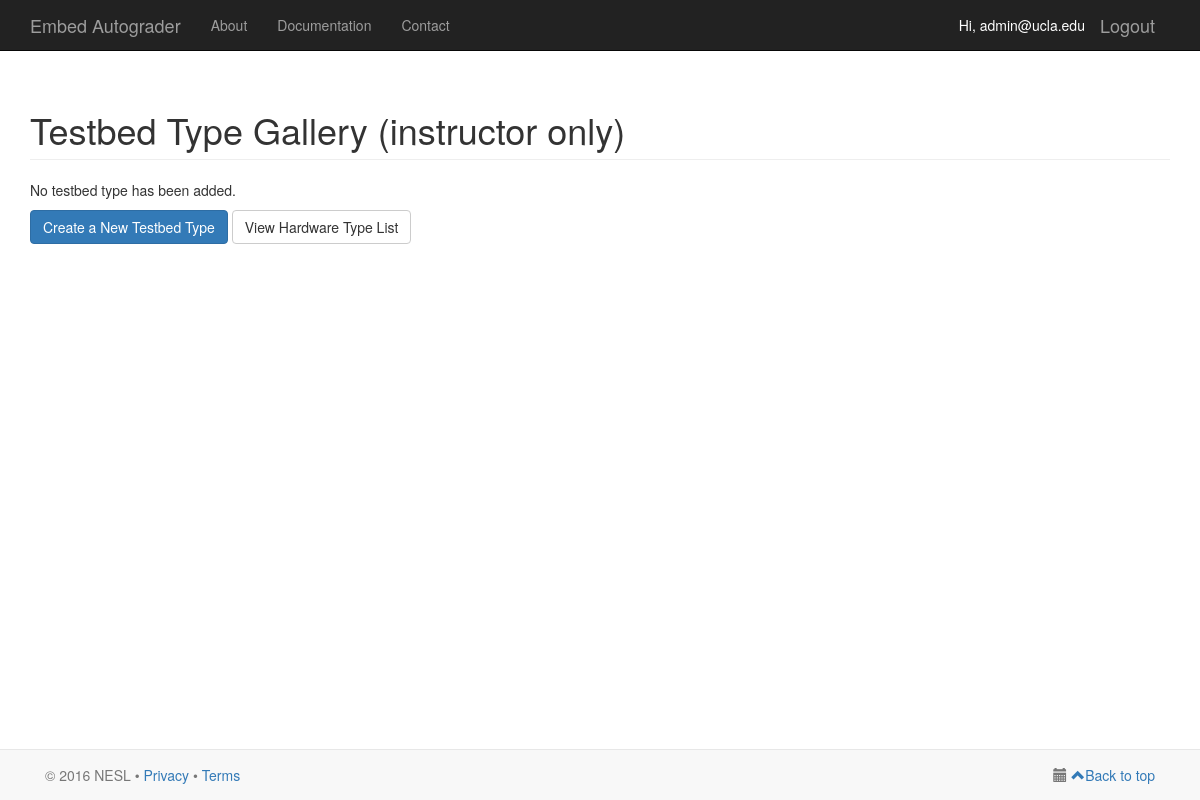
Page /testbed-type-list/ (signed in) on the earlier database version.
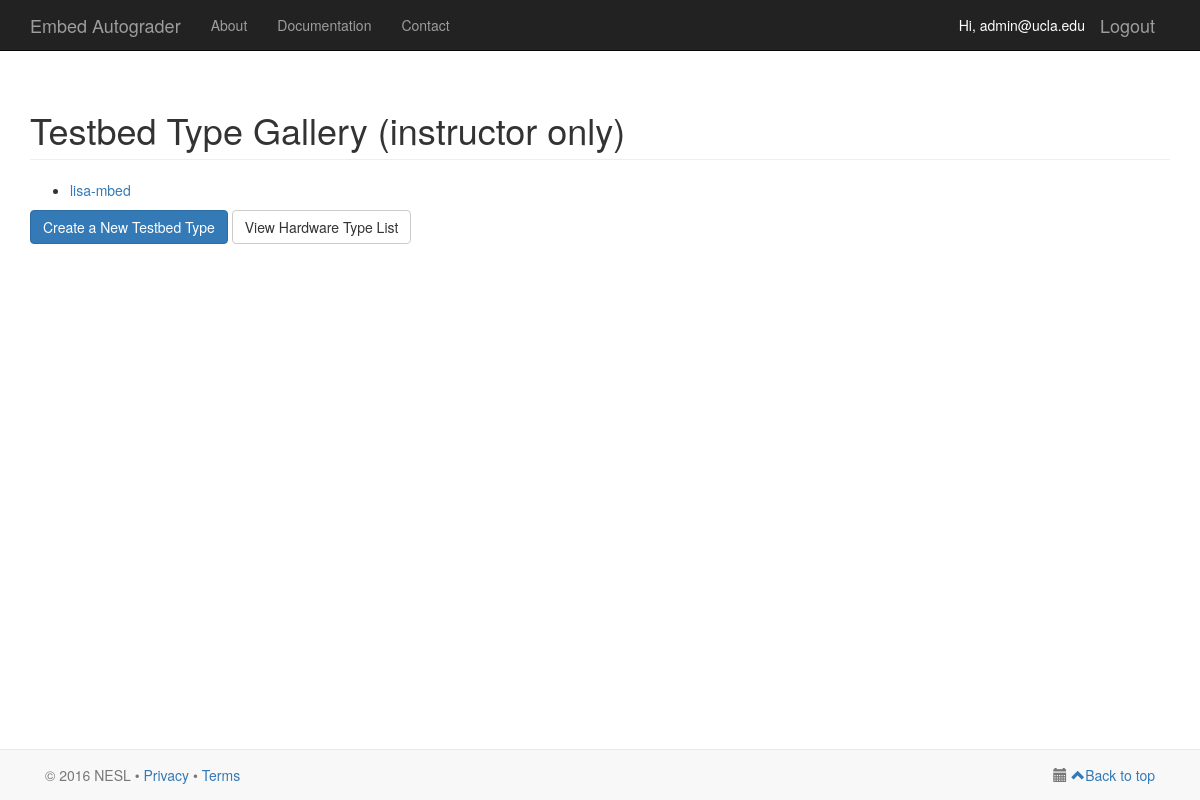
Same page on the later database version.
### serapis/models.py (models this page shows, shortened)
class TestbedType(models.Model):
    name = models.CharField(max_length=50, null=True, blank=True)

### serapis/views.py (the view)
# urls.py: url(r'^testbed-type-list/$', views.testbed_type_list, name='testbed-type-list'),
@login_required(login_url='/login/')
def testbed_type_list(request):
    username = request.user
    user = User.objects.filter(username=username)[0]
    user_profile = UserProfile.objects.filter(user=user)[0]
    if not user_profile.user_role == user_profile.ROLE_SUPER_USER and not user_profile.user_role == user_profile.ROLE_INSTRUCTOR and not user_profile.user_role == user_profile.ROLE_TA:
        return HttpResponse("Not enough privilege")
    testbed_type_list = TestbedType.objects.all()
    template_context = {
            'myuser': request.user,
            'user_profile': user_profile,
            'testbed_type_list': testbed_type_list,
    }
    return render(request, 'serapis/testbed_type_list.html', template_context)

### serapis/templates/serapis/testbed_type_list.html (shortened to what this page needs)
{% extends 'serapis/base.html' %}
{% load staticfiles %}
{% block content %}
    <div class="container">
        <h1 class="page-header">Testbed Type Gallery (instructor only)</h1>
        {% if not testbed_type_list %}
            <p>No testbed type has been added.</p>
        {% else %}
            <ul>
                {% for testbed_type in testbed_type_list %}
                    <li><a href="{% url 'testbed-type' testbed_type.id %}">{{ testbed_type.name }}</a></li>
                {% endfor %}
            </ul>
        {% endif %}
        <p>
            <a href="{% url 'create-testbed-type' %}" class="btn btn-primary">Create a New Testbed Type</a>
            <a href="{% url 'hardware-type-list' %}" class="btn btn-default">View Hardware Type List</a>
        </p>
    </div>
{% endblock %}

Differences in the rows shown:
added TestbedType: name "lisa-mbed"
Other differences:
text no longer shown: "No testbed type has been added."
